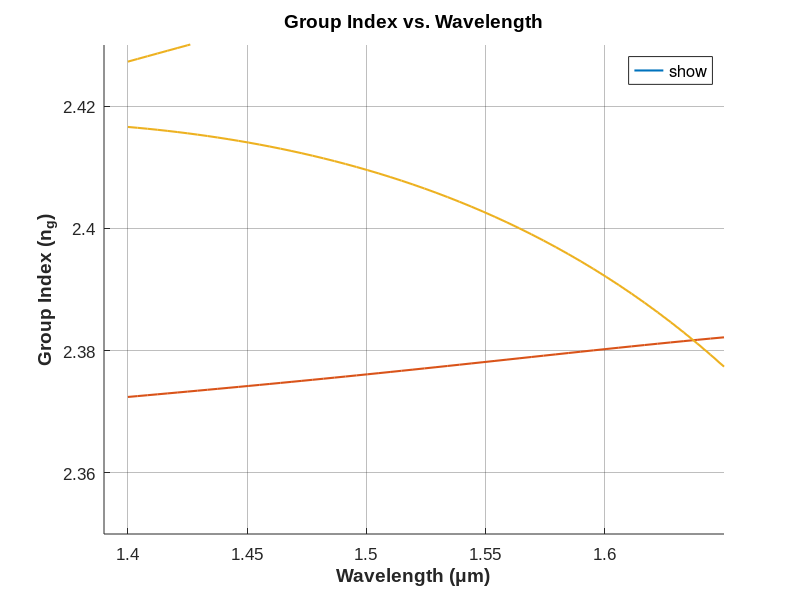
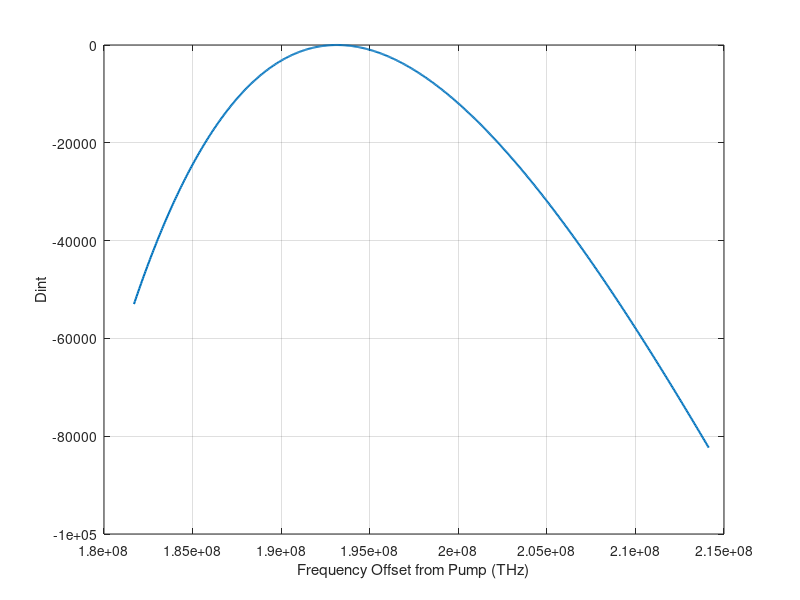

MATLAB code to generate these figures, in order: (Note: this script raises an error after producing the figures.)
clear all;

load xcut_comb1_4modes_ng.mat;
c=299792458;
% Create figure and set up axes
figure;
ax1 = axes('NextPlot', 'add', 'XGrid', 'on', 'YGrid', 'on', 'GridAlpha', 0.3, ...
           'FontSize', 12, 'FontName', 'Arial');

% Plot data with enhanced line styles and colors
lineColors = lines(3);  % Use distinct colors for each line
plot(lum.x0, lum.y0, 'Color', lineColors(1, :), 'LineWidth', 1.5, 'DisplayName', 'TE0');
hold on;
plot(lum.x1, lum.y1, 'Color', lineColors(2, :), 'LineWidth', 1.5, 'DisplayName', 'TE1');
plot(lum.x2, lum.y2, 'Color', lineColors(3, :), 'LineWidth', 1.5, 'DisplayName', 'TM0');
plot(lum.x3, lum.y3, 'Color', lineColors(3, :), 'LineWidth', 1.5, 'DisplayName', 'TE2');
% Set axis limits
set(ax1, 'XLim', [1.39 1.65], 'YLim', [2.35 2.43]);

% Label axes
xlabel('Wavelength (\mum)', 'FontSize', 14, 'FontWeight', 'bold');
ylabel('Group Index (n_g)', 'FontSize', 14, 'FontWeight', 'bold');

% Customize legend
legend('show', 'FontSize', 12, 'Location', 'best', 'Box', 'off');

% Set figure background color
set(gcf, 'Color', 'w');

% Optional: add title
title('Group Index vs. Wavelength', 'FontSize', 14, 'FontWeight', 'bold');
freq_more = linspace(c./max(lum.x0),c./min(lum.x0),651); %MHz lum.x in um
% interpolerate to get more points
wl_more =c./freq_more;

%ng_more =interp1(lum.x0,lum.y0,wl_more,'spline');
ng_more =interp1(lum.x3,lum.y3,wl_more,'spline');
L = 2.4226e+03;




FSR = c./(ng_more*L);  %  unit GHz

%[~,wl_cent] = max(ng_more);
wl_pump = 1.5519715;
[~,wl_cent] = min(abs(wl_more-wl_pump));

FSR0 = FSR(wl_cent);
FSR_diff = FSR-FSR0;

Dint = cumsum(FSR_diff);

Dint = Dint-Dint(wl_cent);
%plotting
figure;

ax1 = gca;
plot(ax1,freq_more,Dint,'LineWidth',1.5)
xlabel(ax1, 'Frequency Offset from Pump (THz)');
ylabel(ax1, 'Dint');
%title('Integrated Dispersion Dint vs Frequency Offset');
grid on;

%Adding a second x-axis for wavelength
ax2 = axes('Position', ax1.Position, 'XAxisLocation', 'top', 'YAxisLocation', 'right', ...
           'Color', 'none', 'XColor', 'k', 'YColor', 'none');
set(ax2, 'XLim', ax1.XLim);  % Match x-limits to primary axis

%set the ticks
wavelength_ticks= 1.35:0.05:1.70;
freq_ticks = c./wavelength_ticks;


set(ax2, 'XTick', flip(freq_ticks), 'XTickLabel', flip(round(wavelength_ticks, 2))); % Flip to show large to small
xlabel(ax2, 'Wavelength (nm)');

% Adjust the title position upwards to avoid overlap with the top axis
title('Integrated Dispersion Dint vs Frequency Offset', 'Units', 'normalized', 'Position', [0.5, 1.05, 0]); 
brush on;


figure;

ax1 = gca;
plot(ax1,wl_more,Dint,'LineWidth',1.5)
xlabel(ax1, 'Wavelength (nm)');
ylabel(ax1, 'Dint');
title('Integrated Dispersion Dint vs Frequency Offset');
grid on;

%title('Integrated Dispersion Dint vs Frequency Offset');
